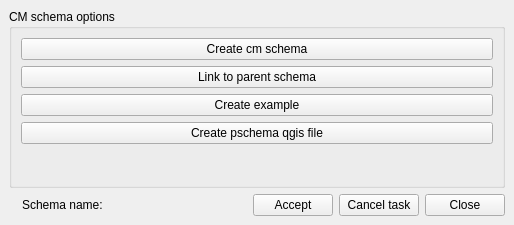
<?xml version="1.0" encoding="UTF-8"?>
<ui version="4.0">
 <class>dlg_cm_create</class>
 <widget class="QMainWindow" name="dlg_cm_create">
  <property name="geometry">
   <rect>
    <x>0</x>
    <y>0</y>
    <width>514</width>
    <height>225</height>
   </rect>
  </property>
  <property name="windowTitle">
   <string>Create project</string>
  </property>
  <widget class="QWidget" name="centralwidget">
   <layout class="QGridLayout" name="gridLayout">
    <item row="0" column="0" colspan="5">
     <widget class="QGroupBox" name="grb_projectschema">
      <property name="title">
       <string>CM schema options</string>
      </property>
      <layout class="QGridLayout" name="gridLayout_2">
       <item row="1" column="0">
        <widget class="QPushButton" name="btn_parent_schema">
         <property name="text">
          <string>Link to parent schema</string>
         </property>
        </widget>
       </item>
       <item row="4" column="0">
        <spacer name="verticalSpacer">
         <property name="orientation">
          <enum>Qt::Vertical</enum>
         </property>
         <property name="sizeHint" stdset="0">
          <size>
           <width>20</width>
           <height>40</height>
          </size>
         </property>
        </spacer>
       </item>
       <item row="0" column="0">
        <widget class="QPushButton" name="btn_base_schema">
         <property name="text">
          <string>Create cm schema</string>
         </property>
        </widget>
       </item>
       <item row="2" column="0">
        <widget class="QPushButton" name="btn_example">
         <property name="text">
          <string>Create example</string>
         </property>
        </widget>
       </item>
       <item row="3" column="0">
        <widget class="QPushButton" name="btn_pschema_qgis_file">
         <property name="text">
          <string>Create pschema qgis file</string>
         </property>
        </widget>
       </item>
      </layout>
     </widget>
    </item>
    <item row="4" column="0" colspan="5">
     <layout class="QGridLayout" name="lyt_buttons">
      <item row="0" column="2">
       <widget class="QLabel" name="lbl_schema_name">
        <property name="text">
         <string/>
        </property>
       </widget>
      </item>
      <item row="0" column="0">
       <widget class="QLabel" name="lbl_time">
        <property name="text">
         <string/>
        </property>
       </widget>
      </item>
      <item row="0" column="5">
       <widget class="QPushButton" name="btn_cancel_task">
        <property name="text">
         <string>Cancel task</string>
        </property>
       </widget>
      </item>
      <item row="0" column="4">
       <widget class="QPushButton" name="btn_accept">
        <property name="text">
         <string>Accept</string>
        </property>
       </widget>
      </item>
      <item row="0" column="3">
       <spacer name="horizontalSpacer">
        <property name="orientation">
         <enum>Qt::Horizontal</enum>
        </property>
        <property name="sizeHint" stdset="0">
         <size>
          <width>40</width>
          <height>20</height>
         </size>
        </property>
       </spacer>
      </item>
      <item row="0" column="6">
       <widget class="QPushButton" name="btn_close">
        <property name="text">
         <string>Close</string>
        </property>
       </widget>
      </item>
      <item row="0" column="1">
       <widget class="QLabel" name="label">
        <property name="text">
         <string>Schema name:</string>
        </property>
       </widget>
      </item>
     </layout>
    </item>
   </layout>
  </widget>
  <action name="actionCreate_Sample">
   <property name="text">
    <string>Create Sample</string>
   </property>
  </action>
  <action name="actionCreate_Sample_Dev">
   <property name="text">
    <string>Create Sample Dev</string>
   </property>
  </action>
 </widget>
 <tabstops>
  <tabstop>btn_accept</tabstop>
  <tabstop>btn_cancel_task</tabstop>
  <tabstop>btn_close</tabstop>
 </tabstops>
 <resources/>
 <connections/>
</ui>
